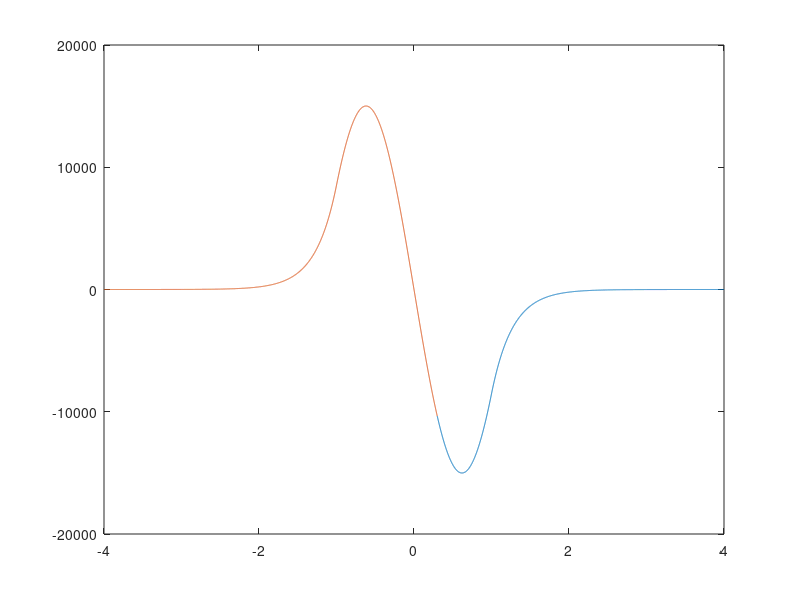

Here is the MATLAB script that generated this plot:
clc
clear all
close all

%   Condições iniciais
a = 1;
b = 4;
x_match = 0.3*a;
V0=10;              % Potencial poço

V = 0;              % [-a;a]
h = 1e-3;

x_prog = -b:h:x_match;
N_prog = length(x_prog);
y_prog = zeros(1,N_prog);
y_prog(1) = 0;
y_prog(2) = h;
V_prog = zeros(1,N_prog);

x_regr = x_match:h:b;
N_regr = length(x_regr);
y_regr = zeros(1,N_regr);
y_regr(end) = 0;
y_regr(end-1) = h;
V_regr = zeros(1,N_regr);


E_guess = 4*pi^2/8*[0.9,0.95];

tol = 1e-5;
max_iter = 1e4;
result = zeros(1,max_iter);

for i=1:N_prog
   if x_prog(i)<-a
      V_prog(i) = V0; 
   end
end
for i=1:N_regr
   if x_regr(i)>a
      V_regr(i) = V0; 
   end
end

for i=1:max_iter
    E=E_guess(i);
    
    g_prog=2*(E*ones(1,N_prog)-V_prog);
    
    for k=2:N_prog-1
       y_prog(k+1)= 1/(1+h^2/12*g_prog(k+1)) * (2*y_prog(k)*(1-5*h^2/12*g_prog(k)) -y_prog(k-1)*(1+h^2/12*g_prog(k-1)));
    end
    
    
    g_regr=2*(E*ones(1,N_regr)-V_regr);
    
    for k=N_regr-1:-1:2
       y_regr(k-1)= 1/(1+h^2/12*g_regr(k-1)) * (2*y_regr(k)*(1-5*h^2/12*g_regr(k)) -y_regr(k+1)*(1+h^2/12*g_regr(k+1)));
    end
    
    y_regr = y_regr./y_regr(1).*y_prog(end);
    
    dy_prog = 1/h*(25/12*y_prog(end)-4*y_prog(end-1)+3*y_prog(end-2)-4/3*y_prog(end-3)+1/4*y_prog(end-4));
    dy_regr = 1/h*(-25/12*y_regr(1)+4*y_regr(2)-3*y_regr(3)+4/3*y_regr(4)-1/4*y_regr(5));
    
    result(i) = ((dy_prog/y_prog(end))-(dy_regr/y_regr(1)))/((dy_prog/y_prog(end))+(dy_regr/y_regr(1)));
    
    if abs(result(i))<tol
        break
    end
    
    if i>1
       m =  (result(i)-result(i-1))/(E_guess(i)-E_guess(i-1));
       E_guess(i+1)=E_guess(i)- result(i)/m;
    end
end
E
plot(x_regr,y_regr)
hold on
plot(x_prog,y_prog)
